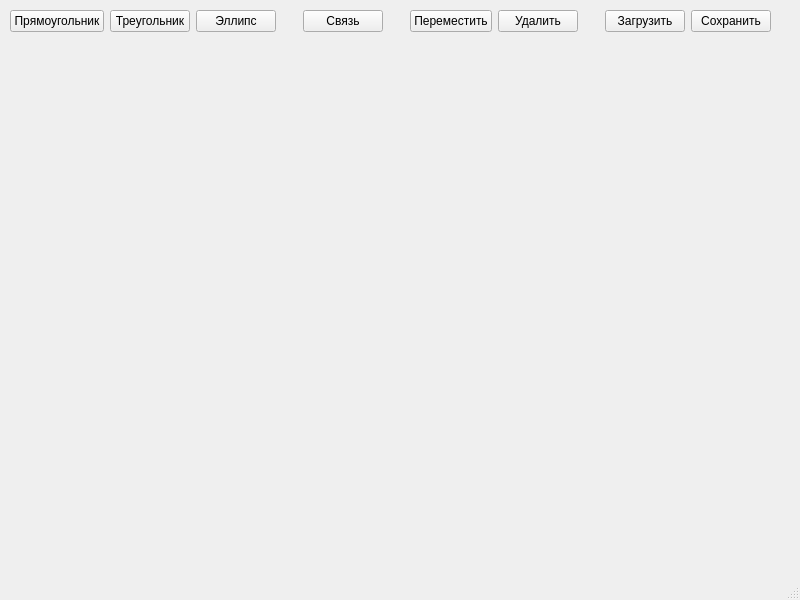
<?xml version="1.0" encoding="UTF-8"?>
<ui version="4.0">
 <class>MainWindow</class>
 <widget class="QMainWindow" name="MainWindow">
  <property name="geometry">
   <rect>
    <x>0</x>
    <y>0</y>
    <width>800</width>
    <height>600</height>
   </rect>
  </property>
  <property name="windowTitle">
   <string>MainWindow</string>
  </property>
  <widget class="QWidget" name="centralwidget">
   <widget class="QLabel" name="label">
    <property name="geometry">
     <rect>
      <x>10</x>
      <y>70</y>
      <width>751</width>
      <height>281</height>
     </rect>
    </property>
    <property name="autoFillBackground">
     <bool>false</bool>
    </property>
    <property name="text">
     <string/>
    </property>
   </widget>
   <widget class="QWidget" name="layoutWidget">
    <property name="geometry">
     <rect>
      <x>10</x>
      <y>10</y>
      <width>761</width>
      <height>22</height>
     </rect>
    </property>
    <layout class="QHBoxLayout" name="horizontalLayout">
     <item>
      <widget class="QPushButton" name="rectangleButton">
       <property name="text">
        <string>Прямоугольник</string>
       </property>
      </widget>
     </item>
     <item>
      <widget class="QPushButton" name="triangleButton">
       <property name="text">
        <string>Треугольник</string>
       </property>
      </widget>
     </item>
     <item>
      <widget class="QPushButton" name="ellipseButton">
       <property name="text">
        <string>Эллипс</string>
       </property>
      </widget>
     </item>
     <item>
      <spacer name="horizontalSpacer">
       <property name="orientation">
        <enum>Qt::Orientation::Horizontal</enum>
       </property>
       <property name="sizeHint" stdset="0">
        <size>
         <width>40</width>
         <height>20</height>
        </size>
       </property>
      </spacer>
     </item>
     <item>
      <widget class="QPushButton" name="connectButton">
       <property name="text">
        <string>Связь</string>
       </property>
      </widget>
     </item>
     <item>
      <spacer name="horizontalSpacer_2">
       <property name="orientation">
        <enum>Qt::Orientation::Horizontal</enum>
       </property>
       <property name="sizeHint" stdset="0">
        <size>
         <width>40</width>
         <height>20</height>
        </size>
       </property>
      </spacer>
     </item>
     <item>
      <widget class="QPushButton" name="moveButton">
       <property name="text">
        <string>Переместить</string>
       </property>
      </widget>
     </item>
     <item>
      <widget class="QPushButton" name="deleteButton">
       <property name="text">
        <string>Удалить</string>
       </property>
      </widget>
     </item>
     <item>
      <spacer name="horizontalSpacer_3">
       <property name="orientation">
        <enum>Qt::Orientation::Horizontal</enum>
       </property>
       <property name="sizeHint" stdset="0">
        <size>
         <width>40</width>
         <height>20</height>
        </size>
       </property>
      </spacer>
     </item>
     <item>
      <widget class="QPushButton" name="loadButton">
       <property name="text">
        <string>Загрузить</string>
       </property>
      </widget>
     </item>
     <item>
      <widget class="QPushButton" name="saveButton">
       <property name="text">
        <string>Сохранить</string>
       </property>
      </widget>
     </item>
    </layout>
   </widget>
  </widget>
  <widget class="QMenuBar" name="menubar">
   <property name="geometry">
    <rect>
     <x>0</x>
     <y>0</y>
     <width>800</width>
     <height>17</height>
    </rect>
   </property>
  </widget>
  <widget class="QStatusBar" name="statusbar"/>
 </widget>
 <resources/>
 <connections/>
</ui>
